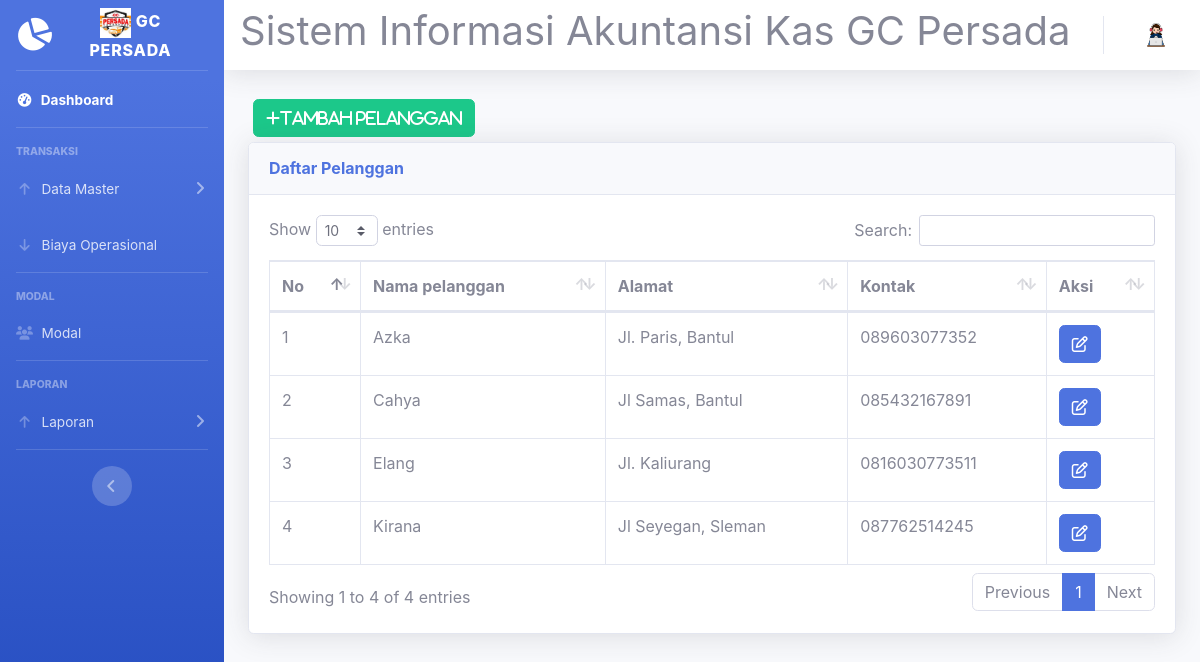
The page /pelanggan.php on the database as committed earlier.
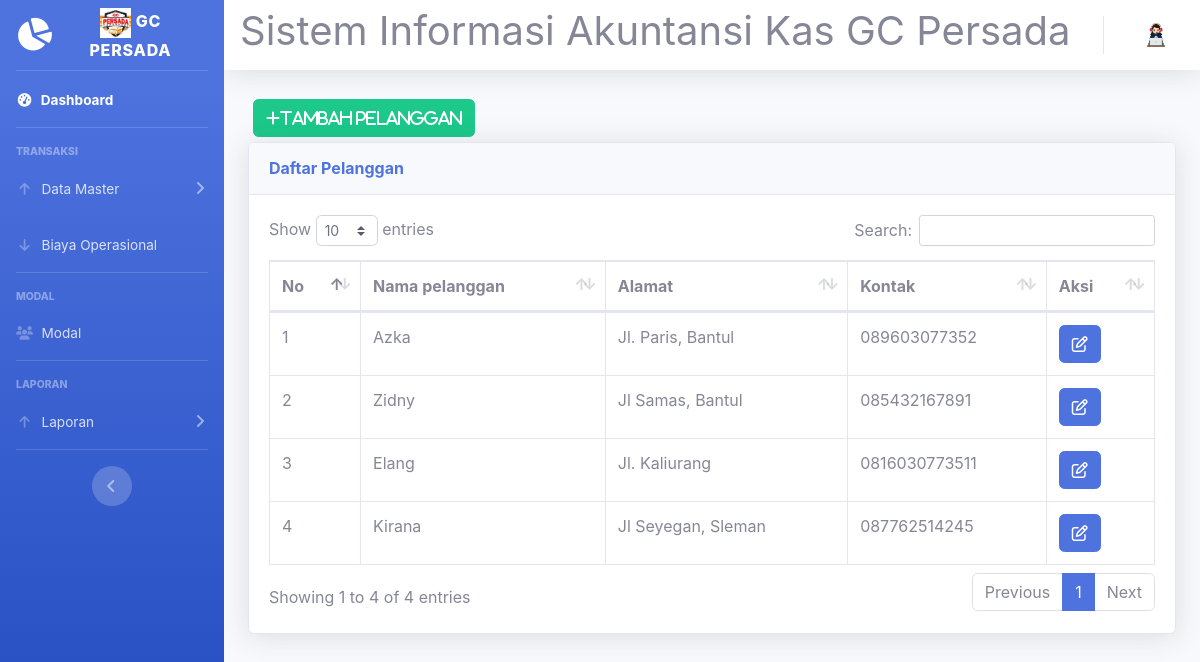
The same page on the database as committed later.
### tables this page shows
CREATE TABLE `pelanggan` (
  `no_pelanggan` int(2) NOT NULL,
  `nama` varchar(15) NOT NULL,
  `alamat` varchar(20) NOT NULL,
  `no_hp` varchar(13) NOT NULL
);

### pelanggan.php (the view, shortened to what this page needs)
<!DOCTYPE html>
<html lang="en">
<head>
  <link href="vendor/fontawesome-free/css/all.min.css" rel="stylesheet" type="text/css">
  <link href="css/sb-admin-2.min.css" rel="stylesheet">
  <link href="vendor/datatables/dataTables.bootstrap4.min.css" rel="stylesheet">
</head>
<body id="page-top">
  <?php
  require 'koneksi.php';
  require('sidebar.php');
  ?>
  <div id="content">
    <?php require 'navbar.php'; ?>
    <div class="container-fluid">
      <button type="button" class="btn btn-success" style="margin:5px; visibility:<?= $lihat ?>" data-toggle="modal" data-target="#myModalTambah"><i class="fa fa-plus">Tambah Pelanggan</i></button><br>
      <div class="card shadow mb-4">
        <div class="card-header py-3">
          <h6 class="m-0 font-weight-bold text-primary">Daftar Pelanggan</h6>
        </div>
        <div class="card-body">
          <div class="table-responsive">
            <table class="table table-bordered" id="dataTable" width="100%" cellspacing="0">
              <thead>
                <tr>
                  <th>No </th>
                  <th>Nama pelanggan</th>
                  <th>Alamat</th>
                  <th>Kontak</th>
                  <th>Aksi</th>
                </tr>
              </thead>
              <tbody>
                <?php
                $query = mysqli_query($koneksi, "SELECT * FROM pelanggan");
                while ($data = mysqli_fetch_assoc($query)) {
                ?>
                  <tr>
                    <td><?= $data['no_pelanggan'] ?></td>
                    <td><?= $data['nama'] ?></td>
                    <td><?= $data['alamat'] ?></td>
                    <td><?= $data['no_hp'] ?></td>
                    <td>
                      <a href="#" type="button" class="fa fa-edit btn btn-primary btn-md" data-toggle="modal" data-target="#myModal<?= $data['no_pelanggan'] ?>"></a>
                    </td>
                  </tr>
          </div>
        <?php
                }
        ?>
        </div>
      </div>
    </div>
</body>
</html>

Rows that differ between the two databases and show on the page:
changed pelanggan "2": nama "Cahya" → "Zidny"
